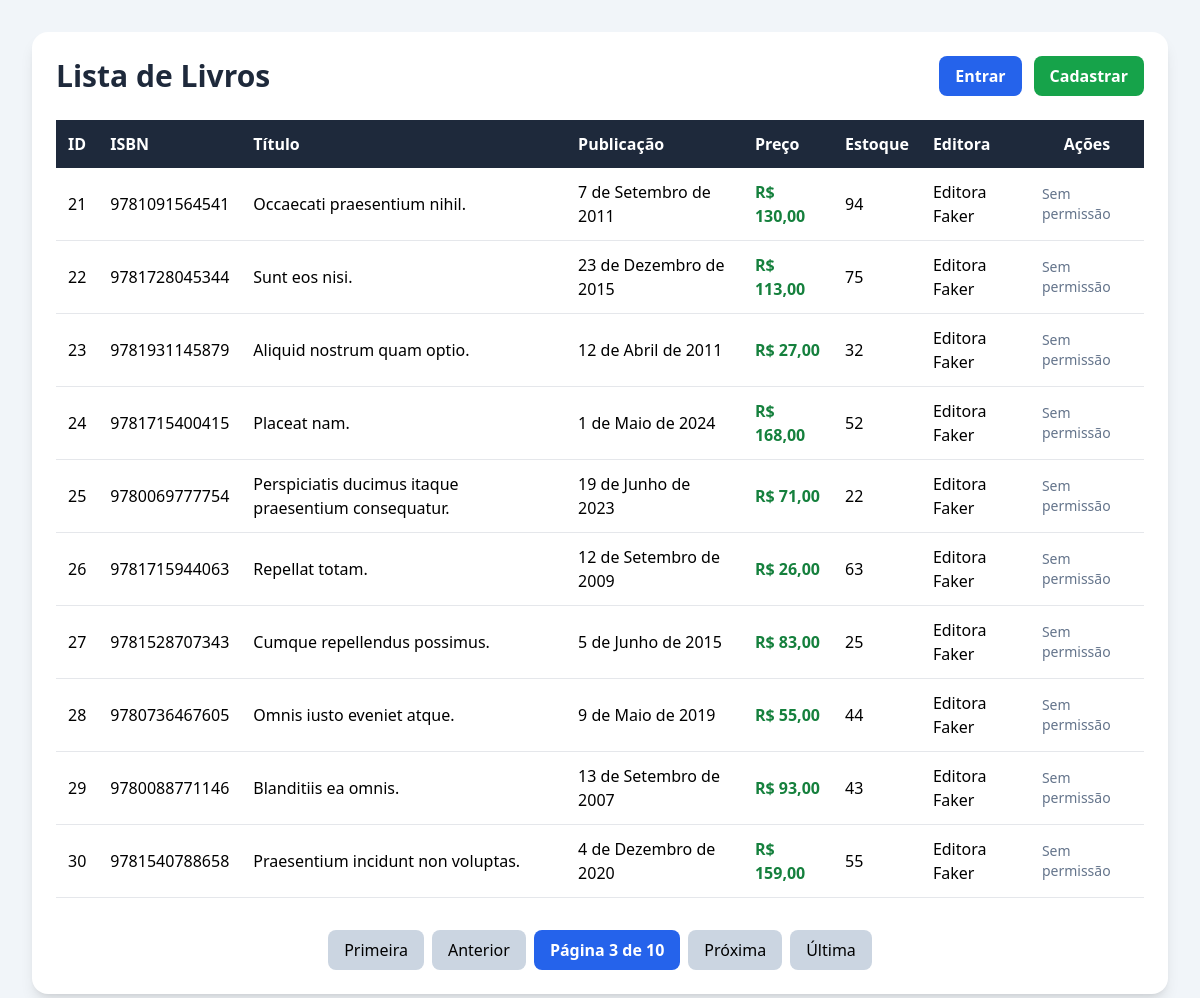
Page /edu/livros/?page=3 on the committed database.
### edu/models.py (models this page shows, shortened)
class Livro(models.Model):
    isbn = models.CharField(max_length=13, unique=True)
    titulo = models.CharField(max_length=200)
    publicacao = models.DateField()
    preco = models.DecimalField(max_digits=6, decimal_places=2)
    estoque = models.IntegerField()
    editora = models.ForeignKey(Editora, on_delete=models.CASCADE)

class Editora(models.Model):
    nome = models.CharField(max_length=100, unique=True)

### edu/views.py (the view)
# urls.py: path("livros/", views.listar_livros, name="listar_livros"),
def listar_livros(request):
    livros = Livro.objects.all().order_by("id")
    paginator = Paginator(livros, 10)
    page_number = request.GET.get("page")
    page_obj = paginator.get_page(page_number)
    return render(request, "edu/listar_livros.html", {"page_obj": page_obj})

### edu/templates/edu/listar_livros.html (shortened to what this page needs)
<!DOCTYPE html>
<html lang="pt-br">
<head>
    <script src="https://cdn.tailwindcss.com"></script>
</head>
<body class="bg-slate-100 min-h-screen p-8">
    <div class="max-w-7xl mx-auto">
        <div class="bg-white shadow-lg rounded-2xl p-6">
            <div class="flex justify-between items-center mb-6">
                <div>
                    <h1 class="text-3xl font-bold text-slate-800">
                        Lista de Livros
                    </h1>
                </div>
                <div class="flex gap-3">
                    {% if user.is_authenticated %}
                        {% if perms.edu.add_livro %}
                            <a href="{% url 'criar_livro' %}"
                               class="bg-blue-600 hover:bg-blue-700 text-white px-4 py-2 rounded-lg font-semibold transition">
                                Novo Livro
                            </a>
                        {% endif %}
                        <a href="{% url 'logout_usuario' %}"
                           class="bg-red-500 hover:bg-red-600 text-white px-4 py-2 rounded-lg font-semibold transition">
                            Sair
                        </a>
                    {% else %}
                        <a href="{% url 'login_usuario' %}"
                           class="bg-blue-600 hover:bg-blue-700 text-white px-4 py-2 rounded-lg font-semibold transition">
                            Entrar
                        </a>
                        <a href="{% url 'cadastro_usuario' %}"
                           class="bg-green-600 hover:bg-green-700 text-white px-4 py-2 rounded-lg font-semibold transition">
                            Cadastrar
                        </a>
                    {% endif %}
                </div>
            </div>
            <div class="overflow-x-auto">
                <table class="w-full border-collapse">
                    <thead>
                        <tr class="bg-slate-800 text-white">
                            <th class="p-3 text-left">ID</th>
                            <th class="p-3 text-left">ISBN</th>
                            <th class="p-3 text-left">Título</th>
                            <th class="p-3 text-left">Publicação</th>
                            <th class="p-3 text-left">Preço</th>
                            <th class="p-3 text-left">Estoque</th>
                            <th class="p-3 text-left">Editora</th>
                            <th class="p-3 text-center">Ações</th>
                        </tr>
                    </thead>
                    <tbody>
                        {% for livro in page_obj %}
                        <tr class="border-b hover:bg-slate-50">
                            <td class="p-3">{{ livro.id }}</td>
                            <td class="p-3">{{ livro.isbn }}</td>
                            <td class="p-3 font-medium">
                                {{ livro.titulo }}
                            </td>
                            <td class="p-3">
                                {{ livro.publicacao }}
                            </td>
                            <td class="p-3 text-green-700 font-semibold">
                                R$ {{ livro.preco }}
                            </td>
                            <td class="p-3">
                                {{ livro.estoque }}
                            </td>
                            <td class="p-3">
                                {{ livro.editora.nome }}
                            </td>
                            <td class="p-3">
                                <div class="flex justify-center gap-2">
                                    {% if not perms.edu.change_livro and not perms.edu.delete_livro %}
                                        <span class="text-slate-500 text-sm">
                                            Sem permissão
                                        </span>
                                    {% endif %}
                                </div>
                            </td>
                        </tr>
                        {% endfor %}
                    </tbody>
                </table>
            </div>
            <div class="flex justify-center items-center gap-2 mt-8">
                {% if page_obj.has_previous %}
                    <a href="?page=1"
                       class="px-4 py-2 bg-slate-300 hover:bg-slate-400 rounded-lg transition">
                        Primeira
                    </a>
                    <a href="?page={{ page_obj.previous_page_number }}"
                       class="px-4 py-2 bg-slate-300 hover:bg-slate-400 rounded-lg transition">
                        Anterior
                    </a>
                {% endif %}
                <span class="px-4 py-2 bg-blue-600 text-white rounded-lg font-semibold">
                    Página {{ page_obj.number }} de {{ page_obj.paginator.num_pages }}
                </span>
                {% if page_obj.has_next %}
                    <a href="?page={{ page_obj.next_page_number }}"
                       class="px-4 py-2 bg-slate-300 hover:bg-slate-400 rounded-lg transition">
                        Próxima
                    </a>
                    <a href="?page={{ page_obj.paginator.num_pages }}"
                       class="px-4 py-2 bg-slate-300 hover:bg-slate-400 rounded-lg transition">
                        Última
                    </a>
                {% endif %}
            </div>
        </div>
    </div>
</body>
</html>

### rows in the picture
Livro: id "21", isbn "9781091564541", titulo "Occaecati praesentium nihil.", publicacao "7 de Setembro de 2011", preco "130,00", estoque "94", editora.nome "Editora Faker"
Livro: id "22", isbn "9781728045344", titulo "Sunt eos nisi.", publicacao "23 de Dezembro de 2015", preco "113,00", estoque "75", editora.nome "Editora Faker"
Livro: id "23", isbn "9781931145879", titulo "Aliquid nostrum quam optio.", publicacao "12 de Abril de 2011", preco "27,00", estoque "32", editora.nome "Editora Faker"
Livro: id "24", isbn "9781715400415", titulo "Placeat nam.", publicacao "1 de Maio de 2024", preco "168,00", estoque "52", editora.nome "Editora Faker"
Livro: id "25", isbn "9780069777754", titulo "Perspiciatis ducimus itaque praesentium consequatur.", publicacao "19 de Junho de 2023", preco "71,00", estoque "22", editora.nome "Editora Faker"
Livro: id "26", isbn "9781715944063", titulo "Repellat totam.", publicacao "12 de Setembro de 2009", preco "26,00", estoque "63", editora.nome "Editora Faker"
Livro: id "27", isbn "9781528707343", titulo "Cumque repellendus possimus.", publicacao "5 de Junho de 2015", preco "83,00", estoque "25", editora.nome "Editora Faker"
Livro: id "28", isbn "9780736467605", titulo "Omnis iusto eveniet atque.", publicacao "9 de Maio de 2019", preco "55,00", estoque "44", editora.nome "Editora Faker"
Livro: id "29", isbn "9780088771146", titulo "Blanditiis ea omnis.", publicacao "13 de Setembro de 2007", preco "93,00", estoque "43", editora.nome "Editora Faker"
Livro: id "30", isbn "9781540788658", titulo "Praesentium incidunt non voluptas.", publicacao "4 de Dezembro de 2020", preco "159,00", estoque "55", editora.nome "Editora Faker"

### other values in the picture
{{ page_obj.number }} "3"
{{ page_obj.paginator.num_pages }} "10"
